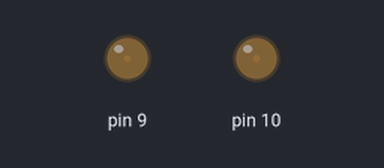
This sketch was run on a simulated Arduino Uno, built with avr-gcc and run on an emulated ATmega328P. Parts: output pins drawn as LEDs (lit = HIGH).

Above: at 0.05 s.
At 2.05 s:
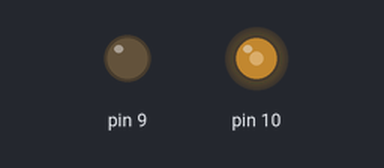
At 4.0 s:
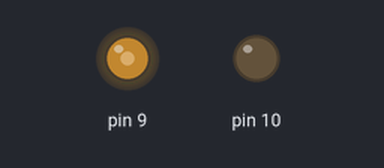
Timing chart, 0 to 5.2 s (numbered marks = the images above):
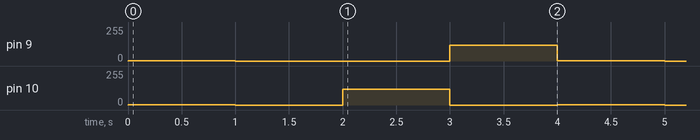

Measured:
- by itself, pin 9: repeats every 4.0 s: 0/255 2.0 s, 120/255 1.0 s, 1/255 1.0 s
- by itself, pin 10: repeats every 4.0 s: 0/255 1.0 s, 120/255 1.0 s, 0/255 1.0 s, 1/255 1.0 s

The sketch:

motorclass.ino
```cpp
#include "MotorClass.h"
MotorClass motor1(10,9);
MotorClass motor2(13,8);

void setup() {
  // put your setup code here, to run once:
  motor1.start();

}

void loop() {
  // put your main code here, to run repeatedly:
  motor1.turn_on();
  delay(1000);
  motor1.turn_off();
  delay(1000);
  motor1.forward();
  delay(1000);
  motor1.backward();
  delay(1000);
}
```

MotorClass.cpp
```cpp
#include "Arduino.h"
#include "MotorClass.h"

MotorClass::MotorClass(int ia_pin, int ib_pin){
  ia_pin_num = ia_pin;
  ib_pin_num = ib_pin;
}

void MotorClass::start(){
  pinMode(ia_pin_num, OUTPUT);
  pinMode(ib_pin_num, OUTPUT);
}

void MotorClass::turn_on(){
  analogWrite(ia_pin_num, HIGH);
  analogWrite(ib_pin_num, HIGH);
}

void MotorClass::turn_off(){
  analogWrite(ia_pin_num, LOW);
  analogWrite(ib_pin_num, LOW);
}

void MotorClass::forward(){
  analogWrite(ia_pin_num, 120);
  analogWrite(ib_pin_num, 0);
}

void MotorClass::backward(){
  analogWrite(ia_pin_num, 0);
  analogWrite(ib_pin_num, 120);
}
```

MotorClass.h
```cpp
#ifndef MOTOR_CLASS_H
#define MOTOR_CLASS_H

class MotorClass{
  public:
    MotorClass(int ia_pin, int ib_pin);
    void start();
    void turn_on();
    void turn_off();
    void forward();
    void backward();

    int ia_pin_num;
    int ib_pin_num;
  private:

};
#endif
```
